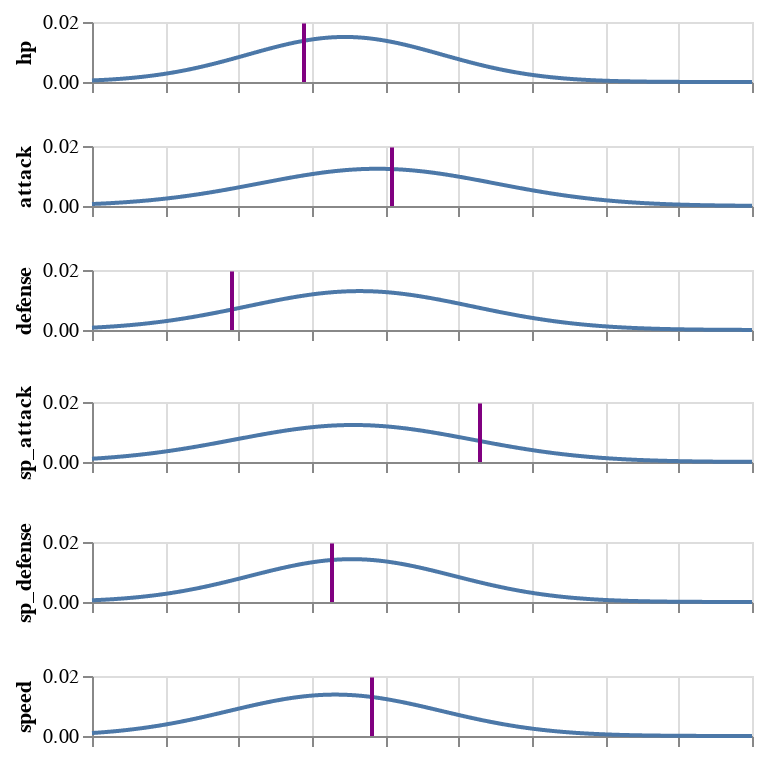

Notebook cell for this chart:
### Code cell
mewtwo.SHOW

### Figure 1 — Vega-Lite specification as saved in the notebook (floating-point values rounded to 4 significant figures; data arrays with more than 128 entries replaced by an {"elided": "..."} marker saying what was removed)
{"$schema": "https://vega.github.io/schema/vega-lite/v2.6.0.json", "config": {"text": {"angle": 90, "color": "blue"}, "view": {"height": 300, "width": 400}}, "datasets": {"data-befba9a85dc339b9acaf9ca72544468e": [{"y": 0}, {"y": 0.0003983}, {"y": 0.0007965}, {"y": 0.001195}, {"y": 0.001593}, {"y": 0.001991}, {"y": 0.00239}, {"y": 0.002788}, {"y": 0.003186}, {"y": 0.003584}, {"y": 0.003983}, {"y": 0.004381}, {"y": 0.004779}, {"y": 0.005177}, {"y": 0.005576}, {"y": 0.005974}, {"y": 0.006372}, {"y": 0.00677}, {"y": 0.007169}, {"y": 0.007567}, {"y": 0.007965}, {"y": 0.008363}, {"y": 0.008762}, {"y": 0.00916}, {"y": 0.009558}, {"y": 0.009957}, {"y": 0.01035}, {"y": 0.01075}, {"y": 0.01115}, {"y": 0.01155}, {"y": 0.01195}, {"y": 0.01235}, {"y": 0.01274}, {"y": 0.01314}, {"y": 0.01354}, {"y": 0.01394}, {"y": 0.01434}, {"y": 0.01474}, {"y": 0.01513}, {"y": 0.01553}, {"y": 0.01593}, {"y": 0.01633}, {"y": 0.01673}, {"y": 0.01713}, {"y": 0.01752}, {"y": 0.01792}, {"y": 0.01832}, {"y": 0.01872}, {"y": 0.01912}, {"y": 0.01951}], "data-c5bd6da23d9c3f4768f2fc8f076536d8": {"elided": "1000 records"}}, "vconcat": [{"layer": [{"data": {"name": "data-c5bd6da23d9c3f4768f2fc8f076536d8"}, "encoding": {"x": {"axis": {"labels": false}, "field": "x", "title": null, "type": "quantitative"}, "y": {"field": "hp", "title": "hp", "type": "quantitative"}}, "height": 30, "mark": "line", "width": 330}, {"data": {"name": "data-befba9a85dc339b9acaf9ca72544468e"}, "encoding": {"x": {"value": 106}, "y": {"field": "y", "title": "", "type": "quantitative"}}, "mark": {"color": "purple", "type": "line"}}]}, {"layer": [{"data": {"name": "data-c5bd6da23d9c3f4768f2fc8f076536d8"}, "encoding": {"x": {"axis": {"labels": false}, "field": "x", "title": null, "type": "quantitative"}, "y": {"field": "attack", "title": "attack", "type": "quantitative"}}, "height": 30, "mark": "line", "width": 330}, {"data": {"name": "data-befba9a85dc339b9acaf9ca72544468e"}, "encoding": {"x": {"value": 150}, "y": {"field": "y", "title": "", "type": "quantitative"}}, "mark": {"color": "purple", "type": "line"}}]}, {"layer": [{"data": {"name": "data-c5bd6da23d9c3f4768f2fc8f076536d8"}, "encoding": {"x": {"axis": {"labels": false}, "field": "x", "title": null, "type": "quantitative"}, "y": {"field": "defense", "title": "defense", "type": "quantitative"}}, "height": 30, "mark": "line", "width": 330}, {"data": {"name": "data-befba9a85dc339b9acaf9ca72544468e"}, "encoding": {"x": {"value": 70}, "y": {"field": "y", "title": "", "type": "quantitative"}}, "mark": {"color": "purple", "type": "line"}}]}, {"layer": [{"data": {"name": "data-c5bd6da23d9c3f4768f2fc8f076536d8"}, "encoding": {"x": {"axis": {"labels": false}, "field": "x", "title": null, "type": "quantitative"}, "y": {"field": "sp_attack", "title": "sp_attack", "type": "quantitative"}}, "height": 30, "mark": "line", "width": 330}, {"data": {"name": "data-befba9a85dc339b9acaf9ca72544468e"}, "encoding": {"x": {"value": 194}, "y": {"field": "y", "title": "", "type": "quantitative"}}, "mark": {"color": "purple", "type": "line"}}]}, {"layer": [{"data": {"name": "data-c5bd6da23d9c3f4768f2fc8f076536d8"}, "encoding": {"x": {"axis": {"labels": false}, "field": "x", "title": null, "type": "quantitative"}, "y": {"field": "sp_defense", "title": "sp_defense", "type": "quantitative"}}, "height": 30, "mark": "line", "width": 330}, {"data": {"name": "data-befba9a85dc339b9acaf9ca72544468e"}, "encoding": {"x": {"value": 120}, "y": {"field": "y", "title": "", "type": "quantitative"}}, "mark": {"color": "purple", "type": "line"}}]}, {"layer": [{"data": {"name": "data-c5bd6da23d9c3f4768f2fc8f076536d8"}, "encoding": {"x": {"axis": {"labels": false}, "field": "x", "title": null, "type": "quantitative"}, "y": {"field": "speed", "title": "speed", "type": "quantitative"}}, "height": 30, "mark": "line", "width": 330}, {"data": {"name": "data-befba9a85dc339b9acaf9ca72544468e"}, "encoding": {"x": {"value": 140}, "y": {"field": "y", "title": "", "type": "quantitative"}}, "mark": {"color": "purple", "type": "line"}}]}]}
